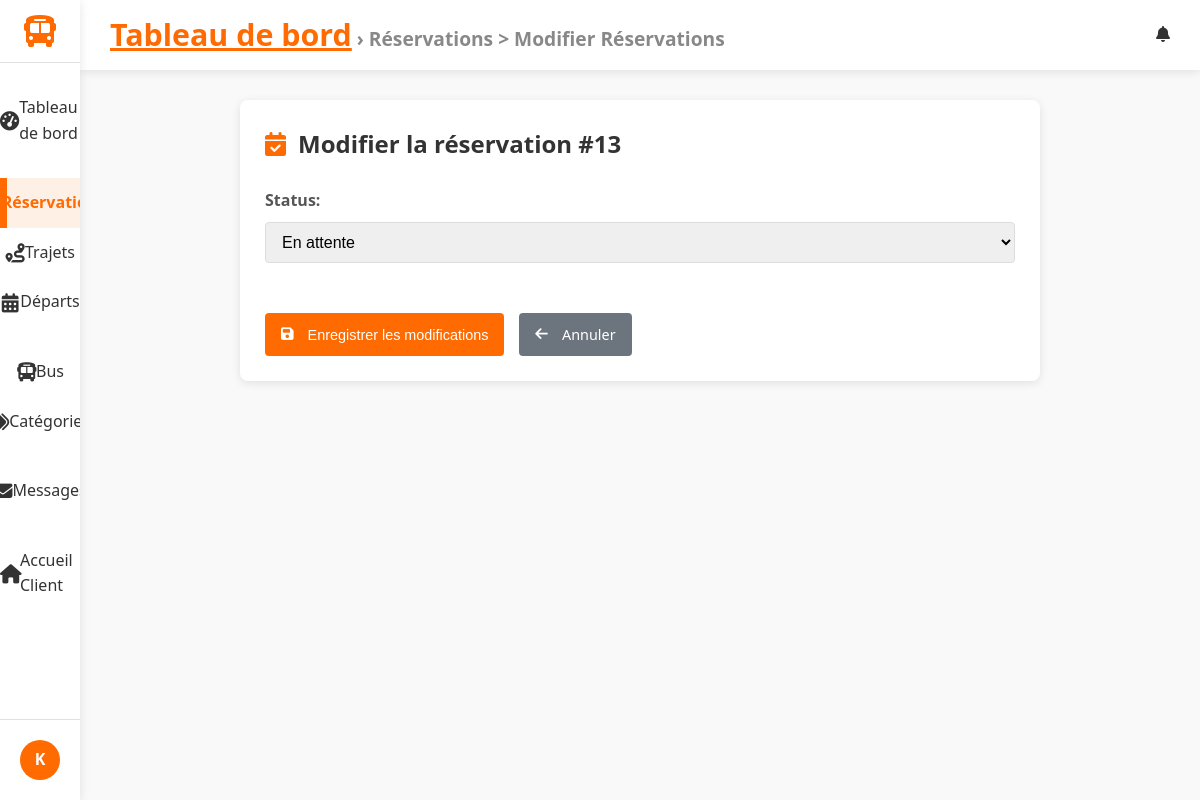
/dashboard/reservations/13/edit/ (signed in), run on the app's committed database.
### accounts/models.py (models this page shows, shortened)
class CustomUser(AbstractUser):
    """
    Modèle utilisateur personnalisé. Hérite de AbstractUser (nom d'utilisateur, email, etc.).
    Nous pourrions ajouter des champs ici (par ex. is_client), mais utilisons la version minimale.
    """

### reservations/models.py (models this page shows, shortened)
class Reservation(models.Model):
    STATUS_CHOICES = [
        ('P', 'En attente'),
        ('C', 'Confirmée'),
        ('X', 'Annulée'),
    ]
    user = models.ForeignKey(settings.AUTH_USER_MODEL, on_delete=models.CASCADE)
    departure = models.ForeignKey(Departure, on_delete=models.CASCADE)
    status = models.CharField(max_length=1, choices=STATUS_CHOICES, default='P')
    booked_at = models.DateTimeField(auto_now_add=True)

### gareci_admin/views.py (the view, shortened to what this page needs)
# urls.py: path('reservations/<int:pk>/edit/', ReservationAdminUpdateView.as_view(), name='reservation_edit'),
class ReservationAdminUpdateView(StaffRequiredMixin,ActiveTabMixin, BreadcrumbMixin , UpdateView):
    model = Reservation
    fields = ['status']
    template_name = 'dashboard/reservation_form.html'
    active_tab_value ='reservations'
    breadcrumb_title = 'Réservations  > Modifier Réservations '

### gareci_admin/utils.py (called while the page is built)
    def test_func(self):
        return self.request.user.is_staff

    def get_context_data(self, **kwargs):
        context = super().get_context_data(**kwargs)
        if self.active_tab_value:
            context['active_tab'] = self.active_tab_value
        return context

    def get_context_data(self, **kwargs):
        context = super().get_context_data(**kwargs)
        if self.breadcrumb_title:
            context['breadcrumb_title'] = self.breadcrumb_title
        return context

### gareci_admin/templates/dashboard/reservation_form.html (shortened to what this page needs)
{% extends 'dashboard/dashboard_base.html' %}
{% block content %}
<div class="reservation-form-container">
    <div class="reservation-form-header">
        <i class="fas fa-calendar-check"></i>
        <h2>Modifier la réservation #{{ object.id }}</h2>
    </div>
    <form method="post">
        <div class="form-row">
            {% for field in form %}
                <div class="form-group">
                    {{ field.label_tag }}
                    {% if field.name == 'departure_date' or field.name == 'departure_time' %}
                        <div class="datetime-input">
                            {{ field }}
                        </div>
                    {% else %}
                        {{ field }}
                    {% endif %}
                </div>
            {% endfor %}
        </div>
        <div class="form-actions">
            <button type="submit" class="btn btn-primary">
                <i class="fas fa-save"></i> Enregistrer les modifications
            </button>
            <a href="{% url 'dashboard:reservation_list' %}" class="btn btn-secondary">
                <i class="fas fa-arrow-left"></i> Annuler
            </a>
        </div>
    </form>
</div>
{% endblock %}

### gareci_admin/templates/dashboard/dashboard_base.html (shortened to what this page needs)
{% load static %}
<!DOCTYPE html>
<html lang="fr">
<head>
    <link rel="stylesheet" href="https://cdnjs.cloudflare.com/ajax/libs/font-awesome/6.4.0/css/all.min.css">
    <link rel="stylesheet" href="{% static 'css/gareci_admin/dashboards.css' %}">
    <link rel="stylesheet" href="{% static 'css/gareci_admin/reservation_list.css' %}">
    <link rel="stylesheet" href="{% static 'css/gareci_admin/reservation_form.css' %}">
    <link rel="stylesheet" href="{% static 'css/gareci_admin/reservation_confirm_delete.css' %}">
    <link rel="stylesheet" href="{% static 'css/gareci_admin/trip_form.css' %}">
    <link rel="stylesheet" href="{% static 'css/gareci_admin/trip_list.css' %}">
    <link rel="stylesheet" href="{% static 'css/gareci_admin/message_list.css' %}">
    <link rel="stylesheet" href="{% static 'css/gareci_admin/message_form.css' %}">
    <link rel="stylesheet" href="{% static 'css/gareci_admin/message_confirm_delete.css' %}">
    <link rel="stylesheet" href="{% static 'css/gareci_admin/departure_list_.css' %}">
    <link rel="stylesheet" href="{% static 'css/gareci_admin/departure_form.css' %}">
    <link rel="stylesheet" href="{% static 'css/gareci_admin/category_list.css' %}">
    <link rel="stylesheet" href="{% static 'css/gareci_admin/category_form.css' %}">
    <link rel="stylesheet" href="{% static 'css/gareci_admin/bus_list.css' %}">
    <link rel="stylesheet" href="{% static 'css/gareci_admin/bus_form.css' %}">
</head>
<body>
    <div class="dashboard-container">
        <aside class="sidebar">
            <div class="logo">
                <a href="{% url 'dashboard:index' %}">
                    <i class="fas fa-bus"></i>
                </a>
            </div>
            <nav class="sidebar-nav">
                <ul class="nav-list">
                    <li class="{% if active_tab == 'dashboard' %}active{% endif %}">
                        <a href="{% url 'dashboard:index' %}">
                            <i class="fas fa-tachometer-alt"></i> Tableau de bord
                        </a>
                    </li>
                    <li class="nav-section-header">
                    </li>
                    <li class="{% if active_tab == 'reservations' %}active{% endif %}">
                        <a href="{% url 'dashboard:reservation_list' %}">
                             Réservations
                        </a>
                    </li>
                    <li class="{% if active_tab == 'trips' %}active{% endif %}">
                        <a href="{% url 'dashboard:trip_list' %}">
                            <i class="fas fa-route"></i> Trajets
                        </a>
                    </li>
                    <li class="{% if active_tab == 'departures' %}active{% endif %}">
                        <a href="{% url 'dashboard:departure_list' %}">
                            <i class="fas fa-calendar-alt"></i> Départs
                        </a>
                    </li>
                    <li class="nav-section-header">
                    </li>
                    <li class="{% if active_tab == 'buses' %}active{% endif %}">
                        <a href="{% url 'dashboard:bus_list' %}">
                            <i class="fas fa-bus"></i> Bus
                        </a>
                    </li>
                    <li class="{% if active_tab == 'categories' %}active{% endif %}">
                        <a href="{% url 'dashboard:category_list' %}">
                            <i class="fas fa-tags"></i> Catégories
                        </a>
                    </li>
                    <li class="nav-section-header">
                    </li>
                    <li class="{% if active_tab == 'messages' %}active{% endif %}">
                        <a href="{% url 'dashboard:message_list' %}">
                            <i class="fas fa-envelope"></i> Messages
                        </a>
                    </li>
                    <li class="nav-section-header">
                    </li>
                    <li class="{% if active_tab == 'messages' %}active{% endif %}">
                        <a href="{% url 'trips:home' %}">
                            <i class="fas fa-home"></i>Accueil Client
                        </a>
                    </li>
                </ul>
            </nav>
            <div class="sidebar-footer">
                <div class="user-profile">
                    <div class="user-avatar">
                        {% if user.profile.image %}
                            <img src="{{ user.profile.image.url }}" alt="{{ user.username }}">
                        {% else %}
                            <div class="avatar-initials">
                                {{ user.username|slice:":1"|upper }}
                            </div>
                        {% endif %}
                    </div>
                </div>
            </div>
        </aside>
        <main class="main-content">
            <header class="content-header">
                <div class="header-left">
                    <div class="breadcrumbs">
                        {% block breadcrumbs %}
                        <a href="{% url 'dashboard:index' %}">Tableau de bord</a>
                        {% if breadcrumb_title %} &rsaquo; {{ breadcrumb_title }}{% endif %}
                        {% endblock %}
                    </div>
                </div>
                <div class="header-right">
                    {% block header_actions %}
                    <div class="notifications">
                        <i class="fas fa-bell"></i>
                    </div>
                    {% endblock %}
                </div>
            </header>
            <div class="content-wrapper">
                {% block content %}{% endblock %}
            </div>
        </main>
    </div>
</body>
</html>

### static/css/gareci_admin/dashboards.css (style rules this page uses)
:root { --primary: #FF6B00; --primary-dark: #E05D00; --secondary: #0056B3; --dark: #333333; --light: #F5F5F5; --gray: #888888; --light-gray: #E0E0E0; --sidebar-width: 280px; --sidebar-collapsed-width: 80px; --header-height: 70px; --blue: #4285F4; --green: #34A853; --orange: #FBBC05; --red: #EA4335; --border-radius: 8px; --box-shadow: 0 2px 10px rgba(0, 0, 0, 0.1); --transition: all 0.3s ease; }
* { margin: 0; padding: 0; box-sizing: border-box; }
body { font-family: 'Segoe UI', Tahoma, Geneva, Verdana, sans-serif; background-color: #f9f9f9; color: var(--dark); line-height: 1.6; }
.dashboard-container { display: flex; min-height: 100vh; }
.sidebar { width: var(--sidebar-width); background-color: white; box-shadow: var(--box-shadow); display: flex; flex-direction: column; transition: var(--transition); z-index: 100; height: 100vh; position: fixed; }
.logo { display: flex; align-items: center; padding: 20px; border-bottom: 1px solid var(--light-gray); }
.logo a { text-decoration:none ; display: flex; align-items: center; }
.logo i { font-size: 2rem; color: var(--primary); margin-right: 10px; }
.sidebar-nav { flex: 1; padding: 20px 0; overflow-y: auto; }
.nav-list { list-style: none; }
.nav-section-header { padding: 15px 20px 5px; font-size: 0.8rem; text-transform: uppercase; color: var(--gray); letter-spacing: 0.5px; }
.nav-list li a { display: flex; align-items: center; padding: 12px 20px; color: var(--dark); text-decoration: none; transition: var(--transition); }
.nav-list li a i { margin-right: 10px; width: 20px; text-align: center; }
.nav-list li.active a { background-color: rgba(255, 107, 0, 0.1); color: var(--primary); border-left: 3px solid var(--primary); }
li.active { background-color: var(--accent); font-weight: bold; border-left: 4px solid var(--primary); }
.sidebar-footer { padding: 20px; border-top: 1px solid var(--light-gray); }
.user-profile { display: flex; align-items: center; }
.user-avatar { margin-right: 12px; }
.avatar-initials { width: 40px; height: 40px; border-radius: 50%; background-color: var(--primary); color: white; display: flex; align-items: center; justify-content: center; font-weight: bold; }
.main-content { flex: 1; margin-left: var(--sidebar-width); transition: var(--transition); min-height: 100vh; display: flex; flex-direction: column; }
.content-header { display: flex; justify-content: space-between; align-items: center; padding: 0 30px; height: var(--header-height); background-color: white; box-shadow: var(--box-shadow); position: sticky; top: 0; z-index: 90; }
.header-left { display: flex; align-items: center; }
.breadcrumbs { font-size: 1.2rem; color: var(--gray); font-weight: bolder; }
.breadcrumbs a { color: var(--primary); font-size: 1.9rem; font-weight: bolder; }
.header-right { display: flex; align-items: center; gap: 20px; }
.notifications { position: relative; cursor: pointer; }
.content-wrapper { flex: 1; padding: 30px; background-color: #f9f9f9; }
.btn { display: inline-flex; align-items: center; justify-content: center; padding: 8px 16px; border-radius: var(--border-radius); font-weight: 500; cursor: pointer; transition: var(--transition); border: none; font-size: 0.9rem; }
.btn i { margin-right: 6px; }
.btn-primary { background-color: var(--primary); color: white; }
@media (max-width: 1200px) { .sidebar { width: var(--sidebar-collapsed-width); } }
@media (max-width: 1200px) { .logo { justify-content: center; padding: 15px 0; } }
@media (max-width: 1200px) { .logo i { margin-right: 0; } }
@media (max-width: 1200px) { .nav-list li a { justify-content: center; padding: 12px 0; } }
@media (max-width: 1200px) { .nav-list li a i { margin-right: 0; font-size: 1.2rem; } }
@media (max-width: 1200px) { .user-avatar { margin-right: 0; } }
@media (max-width: 1200px) { .main-content { margin-left: var(--sidebar-collapsed-width); } }

### static/css/gareci_admin/reservation_list.css (style rules this page uses)
.btn { display: inline-flex; align-items: center; justify-content: center; padding: 8px 12px; border-radius: 4px; font-weight: 500; text-decoration: none; font-size: 0.85rem; transition: all 0.3s; border: none; cursor: pointer; }

### static/css/gareci_admin/reservation_confirm_delete.css (style rules this page uses)
.btn { display: inline-flex; align-items: center; justify-content: center; padding: 10px 16px; border-radius: 4px; font-weight: 500; text-decoration: none; font-size: 0.9rem; transition: all 0.3s; border: none; cursor: pointer; gap: 8px; }
.btn-secondary { background-color: #6c757d; color: white; }
.form-actions { display: flex; gap: 15px; margin-top: 30px; flex-wrap: wrap; }

### data on the page
CustomUser: username "K"
Reservation: id "13", form "En attente"

### other printed values
{{ breadcrumb_title }} "Réservations > Modifier Réservations"
{{ field.label_tag }} "Status:"
